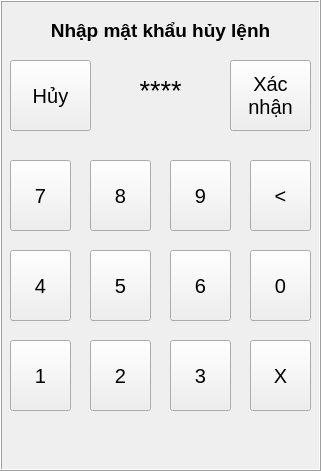
    <widget class="QFrame" name="fr_password">
     <property name="geometry">
      <rect>
       <x>0</x>
       <y>0</y>
       <width>321</width>
       <height>471</height>
      </rect>
     </property>
     <property name="autoFillBackground">
      <bool>true</bool>
     </property>
     <property name="frameShape">
      <enum>QFrame::Box</enum>
     </property>
     <property name="frameShadow">
      <enum>QFrame::Raised</enum>
     </property>
     <widget class="QPushButton" name="bt_pw_clear">
      <property name="geometry">
       <rect>
        <x>250</x>
        <y>340</y>
        <width>61</width>
        <height>71</height>
       </rect>
      </property>
      <property name="font">
       <font>
        <pointsize>15</pointsize>
       </font>
      </property>
      <property name="text">
       <string>X</string>
      </property>
     </widget>
     <widget class="QPushButton" name="bt_pw_2">
      <property name="geometry">
       <rect>
        <x>90</x>
        <y>340</y>
        <width>61</width>
        <height>71</height>
       </rect>
      </property>
      <property name="font">
       <font>
        <pointsize>15</pointsize>
       </font>
      </property>
      <property name="text">
       <string>2</string>
      </property>
     </widget>
     <widget class="QPushButton" name="bt_pw_agree">
      <property name="geometry">
       <rect>
        <x>230</x>
        <y>60</y>
        <width>81</width>
        <height>71</height>
       </rect>
      </property>
      <property name="font">
       <font>
        <pointsize>15</pointsize>
       </font>
      </property>
      <property name="text">
       <string>Xác
nhận</string>
      </property>
     </widget>
     <widget class="QPushButton" name="bt_pw_9">
      <property name="geometry">
       <rect>
        <x>170</x>
        <y>160</y>
        <width>61</width>
        <height>71</height>
       </rect>
      </property>
      <property name="font">
       <font>
        <pointsize>15</pointsize>
       </font>
      </property>
      <property name="text">
       <string>9</string>
      </property>
     </widget>
     <widget class="QPushButton" name="bt_pw_6">
      <property name="geometry">
       <rect>
        <x>170</x>
        <y>250</y>
        <width>61</width>
        <height>71</height>
       </rect>
      </property>
      <property name="font">
       <font>
        <pointsize>15</pointsize>
       </font>
      </property>
      <property name="text">
       <string>6</string>
      </property>
     </widget>
     <widget class="QLabel" name="lbv_pw_data">
      <property name="geometry">
       <rect>
        <x>100</x>
        <y>70</y>
        <width>121</width>
        <height>41</height>
       </rect>
      </property>
      <property name="font">
       <font>
        <pointsize>20</pointsize>
       </font>
      </property>
      <property name="text">
       <string>****</string>
      </property>
      <property name="alignment">
       <set>Qt::AlignCenter</set>
      </property>
     </widget>
     <widget class="QPushButton" name="bt_pw_4">
      <property name="geometry">
       <rect>
        <x>10</x>
        <y>250</y>
        <width>61</width>
        <height>71</height>
       </rect>
      </property>
      <property name="font">
       <font>
        <pointsize>15</pointsize>
       </font>
      </property>
      <property name="text">
       <string>4</string>
      </property>
     </widget>
     <widget class="QPushButton" name="bt_pw_3">
      <property name="geometry">
       <rect>
        <x>170</x>
        <y>340</y>
        <width>61</width>
        <height>71</height>
       </rect>
      </property>
      <property name="font">
       <font>
        <pointsize>15</pointsize>
       </font>
      </property>
      <property name="text">
       <string>3</string>
      </property>
     </widget>
     <widget class="QPushButton" name="bt_pw_delete">
      <property name="geometry">
       <rect>
        <x>250</x>
        <y>160</y>
        <width>61</width>
        <height>71</height>
       </rect>
      </property>
      <property name="font">
       <font>
        <pointsize>15</pointsize>
       </font>
      </property>
      <property name="text">
       <string>&lt;</string>
      </property>
     </widget>
     <widget class="QPushButton" name="bt_pw_5">
      <property name="geometry">
       <rect>
        <x>90</x>
        <y>250</y>
        <width>61</width>
        <height>71</height>
       </rect>
      </property>
      <property name="font">
       <font>
        <pointsize>15</pointsize>
       </font>
      </property>
      <property name="text">
       <string>5</string>
      </property>
     </widget>
     <widget class="QPushButton" name="bt_pw_1">
      <property name="geometry">
       <rect>
        <x>10</x>
        <y>340</y>
        <width>61</width>
        <height>71</height>
       </rect>
      </property>
      <property name="font">
       <font>
        <pointsize>15</pointsize>
       </font>
      </property>
      <property name="text">
       <string>1</string>
      </property>
     </widget>
     <widget class="QPushButton" name="bt_pw_cancel">
      <property name="geometry">
       <rect>
        <x>10</x>
        <y>60</y>
        <width>81</width>
        <height>71</height>
       </rect>
      </property>
      <property name="font">
       <font>
        <pointsize>15</pointsize>
       </font>
      </property>
      <property name="text">
       <string>Hủy</string>
      </property>
     </widget>
     <widget class="QPushButton" name="bt_pw_8">
      <property name="geometry">
       <rect>
        <x>90</x>
        <y>160</y>
        <width>61</width>
        <height>71</height>
       </rect>
      </property>
      <property name="font">
       <font>
        <pointsize>15</pointsize>
       </font>
      </property>
      <property name="text">
       <string>8</string>
      </property>
     </widget>
     <widget class="QPushButton" name="bt_pw_7">
      <property name="geometry">
       <rect>
        <x>10</x>
        <y>160</y>
        <width>61</width>
        <height>71</height>
       </rect>
      </property>
      <property name="font">
       <font>
        <pointsize>15</pointsize>
       </font>
      </property>
      <property name="text">
       <string>7</string>
      </property>
     </widget>
     <widget class="QPushButton" name="bt_pw_0">
      <property name="geometry">
       <rect>
        <x>250</x>
        <y>250</y>
        <width>61</width>
        <height>71</height>
       </rect>
      </property>
      <property name="font">
       <font>
        <pointsize>15</pointsize>
       </font>
      </property>
      <property name="text">
       <string>0</string>
      </property>
     </widget>
     <widget class="QLabel" name="lb_pw">
      <property name="geometry">
       <rect>
        <x>40</x>
        <y>10</y>
        <width>241</width>
        <height>41</height>
       </rect>
      </property>
      <property name="font">
       <font>
        <pointsize>14</pointsize>
        <weight>75</weight>
        <bold>true</bold>
       </font>
      </property>
      <property name="text">
       <string>Nhập mật khẩu hủy lệnh</string>
      </property>
      <property name="alignment">
       <set>Qt::AlignCenter</set>
      </property>
     </widget>
    </widget>
